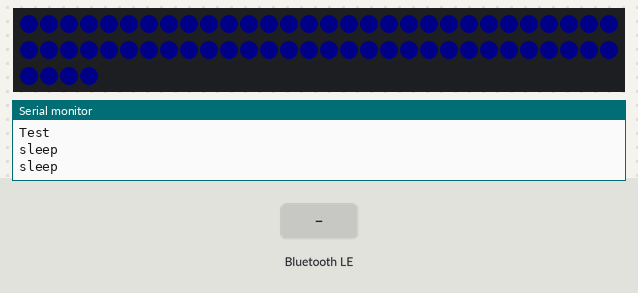
A sketch run on a simulated ESP32. On the bench: 64 RGB LEDs in strip order, left to right, continuing on the next row, the last lines printed to the serial monitor. The inputs (shaded band) are chosen by the test bench. Dim RGB values are drawn brighter than linear; colours are those a GRB WS2812 strip shows for the declared byte order; nothing arrives over Bluetooth unless stated; a phone connects over Bluetooth LE 3 s after start.

Above: at 1.05 s.
1.3 s: Bluetooth LE write "5" received
At 3.4 s:
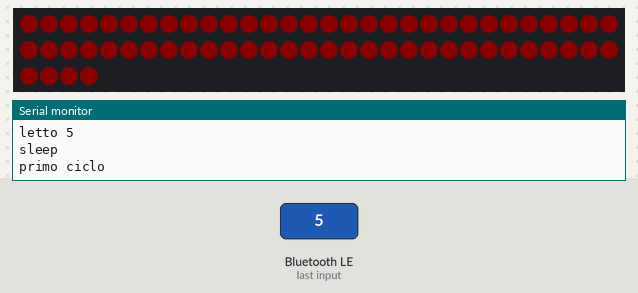
At 7.1 s:
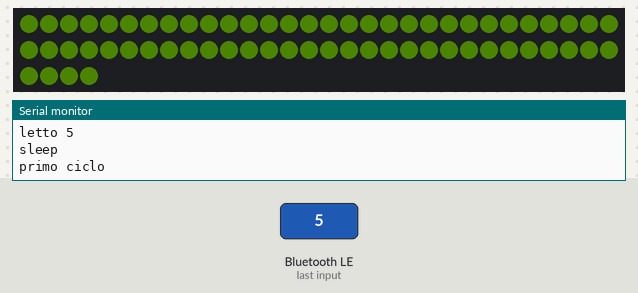
Timing chart, 0 to 8.6 s (numbered marks = the images above; inputs shaded):
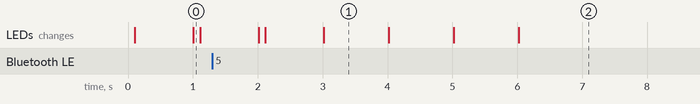

Measured:
- after the input at 1.3 s, the LEDs: first differ from a run without the input after 1.7 s (image 1)

The sketch:

timer_led.ino
```cpp
 #include <Adafruit_NeoPixel.h>
#include <FastLED_NeoPixel.h>
#include <BLEDevice.h>
#include <BLEServer.h>
#include <BLEUtils.h>
#include <BLE2902.h>
#include <FastLED.h>


#include  <math.h>
#define RGB_COUNT 64
#define RGB_Control_PIN 14
#define TIMER0_INTERVAL_MS        1000
#define TIMER0_DURATION_MS        5000
#define SERVICE_UUID        "4fba7af5-64ca-49a7-809e-3b3cf437490a"
#define SENSOR_CHARACTERISTIC_UUID "f35dd846-0e1a-4b37-94ce-f0c5c2e47927"
#define LED_CHARACTERISTIC_UUID "f9d77d2d-3991-408e-b435-e010c5f92d79"

//Adafruit_NeoPixel pixels(RGB_COUNT, RGB_Control_PIN, NEO_RGB + NEO_KHZ800);
CRGB leds[RGB_COUNT];

//FastLED_NeoPixel<RGB_COUNT, RGB_Control_PIN, NEO_RGB> pixels;
static volatile bool go=false;
static volatile bool loopcurr=false;
static volatile int sec=0;
unsigned char blue[3]={0,0,255};
hw_timer_t *Timer0_Cfg = NULL;
BLEServer* pServer = NULL;
BLECharacteristic* pSensorCharacteristic = NULL;
BLECharacteristic* pLedCharacteristic = NULL;
volatile bool deviceConnected = false;
volatile bool oldDeviceConnected = false;
uint32_t value = 0;
class MyServerCallbacks: public BLEServerCallbacks {
  void onConnect(BLEServer* pServer) {
    deviceConnected = true;
  };

  void onDisconnect(BLEServer* pServer) {
    deviceConnected = false;
  }
};

class MyCharacteristicCallbacks : public BLECharacteristicCallbacks {
  void onWrite(BLECharacteristic* pLedCharacteristic) {
    String value = pLedCharacteristic->getValue();
    sec=value.toInt();
    go=true;
   Serial.printf("letto %d\n",sec);


  }
};

void IRAM_ATTR TimerHandler0(void)
{
	if (!loopcurr)
  go=false;
	//timer interrupt toggles pin PIN_D19


}
void setup() {

 Serial.begin(115200);
 while(!Serial);
 Serial.println("Test");
  // put your setup code here, to run once:
 FastLED.addLeds<WS2812B, RGB_Control_PIN,RGB>(leds, RGB_COUNT);
Timer0_Cfg = timerBegin(1000000);
    timerAttachInterrupt(Timer0_Cfg, &TimerHandler0);
    timerAlarm(Timer0_Cfg , 1000000*30, true, 0);

 BLEDevice::init("ESP32");

  //Create the BLE Server
  pServer = BLEDevice::createServer();
  pServer->setCallbacks(new MyServerCallbacks());

  // Create the BLE Service
  BLEService *pService = pServer->createService(SERVICE_UUID);

  // Create a BLE Characteristic
  pSensorCharacteristic = pService->createCharacteristic(
                      SENSOR_CHARACTERISTIC_UUID,
                      BLECharacteristic::PROPERTY_READ   |
                      BLECharacteristic::PROPERTY_WRITE  |
                      BLECharacteristic::PROPERTY_NOTIFY |
                      BLECharacteristic::PROPERTY_INDICATE
                    );

  // Create the ON button Characteristic
  pLedCharacteristic = pService->createCharacteristic(
                      LED_CHARACTERISTIC_UUID,
                      BLECharacteristic::PROPERTY_WRITE
                    );

  // Register the callback for the ON button characteristic
  pLedCharacteristic->setCallbacks(new MyCharacteristicCallbacks());

  // https://www.bluetooth.com/specifications/gatt/viewer?attributeXmlFile=org.bluetooth.descriptor.gatt.client_characteristic_configuration.xml
  // Create a BLE Descriptor
  pSensorCharacteristic->addDescriptor(new BLE2902());
  pLedCharacteristic->addDescriptor(new BLE2902());

  // Start the service
  pService->start();

  // Start advertising
  BLEAdvertising *pAdvertising = BLEDevice::getAdvertising();
  pAdvertising->addServiceUUID(SERVICE_UUID);
  pAdvertising->setScanResponse(false);
  pAdvertising->setMinPreferred(0x0);  // set value to 0x00 to not advertise this parameter
 BLEDevice::startAdvertising();


}

void fillcolor(unsigned char col[3])
{

  for(int i=0;i<=RGB_COUNT;i++){
  leds[i].setRGB(col[0], col[1], col[2]);


  }
 FastLED.show();
}
void pulsebright( int min,int max,int idelay,int step,unsigned char col[3] )
 {
int pause=idelay/2;
pause=pause/sqrt(max-min);
for(int i=min;i<=max;i++){
    FastLED.setBrightness(i);

    FastLED.show();
    }
//delay(pause);

}

void timer(){

loopcurr=true;
  int interval=1000;

int ly=floor((sec)/2);
int lr=(sec/100)*8.3;

 unsigned char green[3]={0,255,0};
 unsigned char red[3]={255,0,0};

  unsigned char black[3]={0,0,0};
  unsigned char colore[3]={0,255,0};


Serial.println("primo ciclo");
 for(int i=0;go&&i<ly;i++){
 // Serial.printf("%d\n",i);
  colore[0]=map(i,0,ly,0,255);
 //colore[1]=255-i;
 fillcolor(colore);
 delay(interval);
 //pulsebright(10, 20, 0,2, colore );
 }
// Serial.println("secondo ciclo");
 for(int i=0;go&&i<(ly-lr);i++){
   colore[0]=255;
   colore[1]=255-map(i,0,(ly-lr),0,255);

  fillcolor( colore );
   delay(interval);
   }
loopcurr=false;
// Serial.println("pulsazione");
  while (go)
  {
    pulsebright(10, 50, 1,2, red );
  }
  fillcolor(black);

}


// x/2 yellow
void loop() {
  FastLED.setMaxPowerInMilliWatts(200);
FastLED.setBrightness(10);


while (!deviceConnected)
{
  fillcolor(blue);
  Serial.println("sleep");
  delay(100);
  fillcolor((unsigned char[]){0,0,0});
  delay(900);
}

// if (deviceConnected) {
//     pSensorCharacteristic->setValue(String(value).c_str());
//     pSensorCharacteristic->notify();
//     value++;
//     // Serial.print("New value notified: ");
//     // Serial.println(value);
//     delay(3000); // bluetooth stack will go into congestion, if too many packets are sent, in 6 hours test i was able to go as low as 3ms
//   }
  // disconnecting
  if (!deviceConnected && oldDeviceConnected) {
    //Serial.println("Device disconnected.");
    delay(500); // give the bluetooth stack the chance to get things ready
    pServer->startAdvertising(); // restart advertising
   // Serial.println("Start advertising");
    oldDeviceConnected = deviceConnected;
  }
  // connecting
  if (deviceConnected && !oldDeviceConnected) {
    // do stuff here on connecting
    oldDeviceConnected = deviceConnected;
   //Serial.println("Device Connected");
  }
 //Serial.println("start timer");
  if (go)
  timer();

  // go=true;
  // timer(10);

}
```
